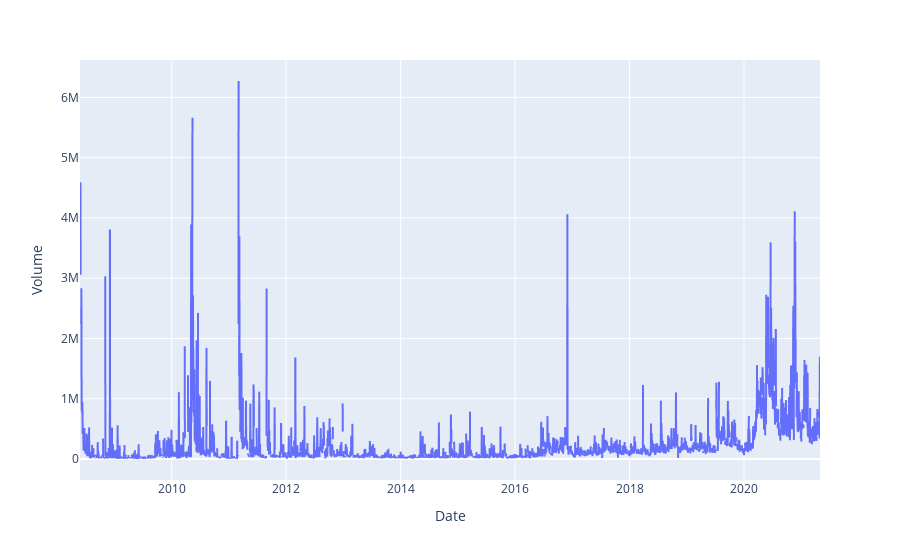

Notebook cell for this chart:
### Markdown cell above
## Data vs Volume plot

### Code cell
sns.set_theme()
sns.set(rc={'figure.figsize':(15,8)})
fig = px.line(df, x='Date', y="Volume")
fig.show()

### Figure 1 — Plotly figure (JSON) as saved in the notebook; plotly's stock layout.template omitted (floating-point values rounded to 4 significant figures; data arrays with more than 128 entries replaced by an {"elided": "..."} marker saying what was removed)
{"data": [{"hovertemplate": "Date=%{x}<br>Volume=%{y}<extra></extra>", "legendgroup": "", "line": {"color": "#636efa", "dash": "solid"}, "marker": {"symbol": "circle"}, "mode": "lines", "name": "", "showlegend": false, "type": "scattergl", "x": {"elided": "4723 str values"}, "xaxis": "x", "y": {"elided": "4723 int values"}, "yaxis": "y"}], "layout": {"legend": {"tracegroupgap": 0}, "margin": {"t": 60}, "xaxis": {"anchor": "y", "domain": [0, 1], "title": {"text": "Date"}}, "yaxis": {"anchor": "x", "domain": [0, 1], "title": {"text": "Volume"}}}}
